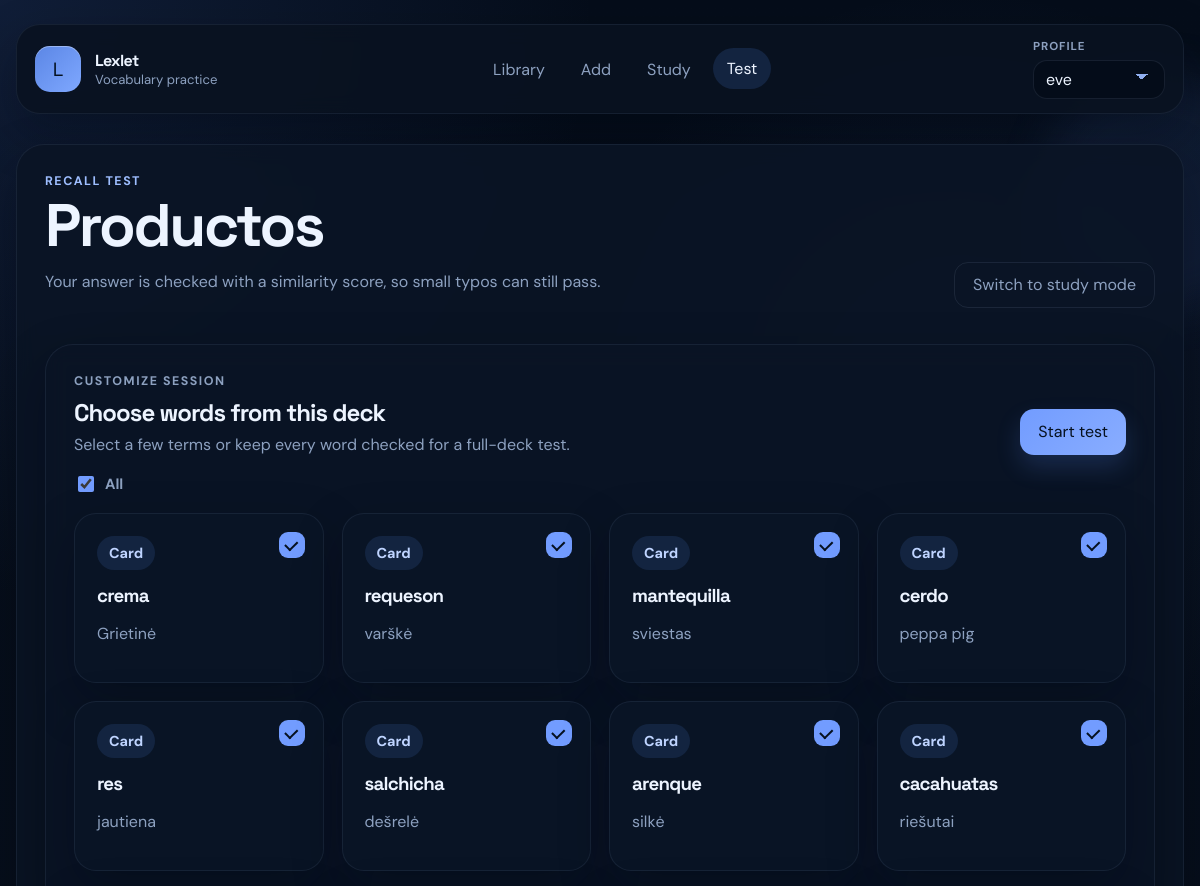
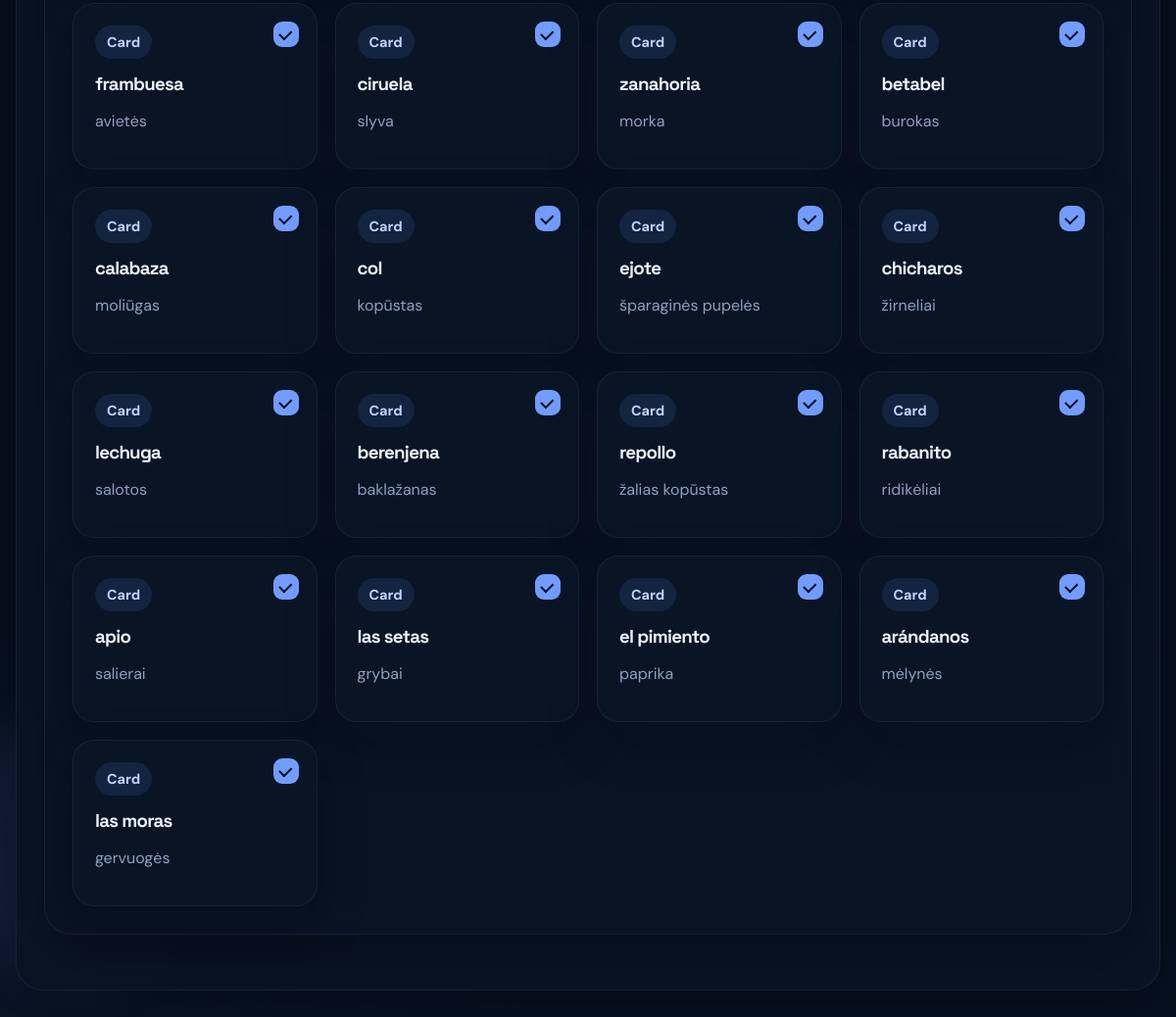
/test?deck_id=20, run on the app's committed database (2 pictures, top to bottom).
### tables this page shows
CREATE TABLE decks (
            id INTEGER PRIMARY KEY AUTOINCREMENT,
            name TEXT NOT NULL UNIQUE
        , profile_id INTEGER);

CREATE TABLE cards (
            id INTEGER PRIMARY KEY AUTOINCREMENT,
            term TEXT NOT NULL,
            definition TEXT NOT NULL
        , deck_id INTEGER);

### app.py (the view, shortened to what this page needs)
@app.route("/test", methods=["GET", "POST"])
def test():
    conn = get_db()
    active_profile_id = get_active_profile_id(conn)
    decks = get_all_decks(conn, active_profile_id)
    selected_deck_id = request.values.get("deck_id", type=int)
    selected_card_ids = get_requested_card_ids()
    selected_card_ids_value = ",".join(str(card_id) for card_id in selected_card_ids)
    selected_deck = get_deck(conn, selected_deck_id, active_profile_id) if selected_deck_id else None
    if not selected_deck:
        conn.close()
        return render_test_template(decks=decks, selected_deck=None, result=False)
    all_cards = list(conn.execute("SELECT * FROM cards WHERE deck_id = ?", (selected_deck_id,)).fetchall())
    if request.method == "GET" and not request.args.get("start"):
        conn.close()
        return render_test_template(
            decks=decks,
            selected_deck=selected_deck,
            cards=all_cards,
            test_selection=True,
            result=False,
            selected_card_ids=selected_card_ids_value,
        )

### app.py (called while the page is built, shortened)
def get_db():
    conn = sqlite3.connect(DB_NAME)
    conn.row_factory = sqlite3.Row
    return conn

def get_profiles(conn):
    return conn.execute("SELECT id, name FROM profiles ORDER BY name COLLATE NOCASE").fetchall()

def get_active_profile_id(conn):
    stored_profile_id = session.get("active_profile_id")
    if stored_profile_id:
        existing = conn.execute("SELECT id FROM profiles WHERE id = ?", (stored_profile_id,)).fetchone()
        if existing:
            return stored_profile_id
    eve = conn.execute("SELECT id FROM profiles WHERE lower(name) = 'eve'").fetchone()
    if eve:
        session["active_profile_id"] = eve["id"]
        return eve["id"]
    first_profile = conn.execute("SELECT id FROM profiles ORDER BY id LIMIT 1").fetchone()
    if first_profile:
        session["active_profile_id"] = first_profile["id"]
        return first_profile["id"]
    return None

def get_all_decks(conn, profile_id):
    return conn.execute("""
        SELECT d.id, d.name, COUNT(c.id) AS card_count
        FROM decks d
        LEFT JOIN cards c ON c.deck_id = d.id
        WHERE d.profile_id = ?
        GROUP BY d.id, d.name
        ORDER BY d.name COLLATE NOCASE
    """, (profile_id,)).fetchall()

def get_deck(conn, deck_id, profile_id):
    return conn.execute("""
        SELECT d.id, d.name, COUNT(c.id) AS card_count
        FROM decks d
        LEFT JOIN cards c ON c.deck_id = d.id
        WHERE d.id = ? AND d.profile_id = ?
        GROUP BY d.id, d.name
    """, (deck_id, profile_id)).fetchone()

def get_requested_card_ids():
    raw_ids = request.values.getlist("card_ids")
    raw_selected_ids = request.values.get("selected_card_ids", "")
    if raw_selected_ids:
        raw_ids.extend(raw_selected_ids.split(","))
    card_ids = []
    seen_ids = set()
    return card_ids

def render_test_template(**context):
    template = "_test_shell.html" if request.headers.get("X-Requested-With") == "XMLHttpRequest" else "test.html"
    return render_template(template, **context)

@app.context_processor
def inject_profile_state():
    conn = get_db()
    profiles = get_profiles(conn)
    active_profile_id = get_active_profile_id(conn)
    active_profile = conn.execute(
        "SELECT id, name FROM profiles WHERE id = ?",
        (active_profile_id,),
    ).fetchone()
    conn.close()
    return {"profiles": profiles, "active_profile": active_profile}

### templates/test.html (shortened to what this page needs)
{% extends "base.html" %}
{% block content %}
{% include "_test_shell.html" %}
{% endblock %}

### templates/_test_shell.html (shortened to what this page needs)
<section class="test-shell">
    <div class="section-header test-header">
        <div>
            <p class="eyebrow">Recall test</p>
            <h1>{% if selected_deck %}{{ selected_deck.name }}{% else %}Choose a deck before you test{% endif %}</h1>
            <p class="section-copy">{% if selected_deck %}Your answer is checked with a similarity score, so small typos can still pass.{% else %}Pick one deck so your test session stays on a single vocabulary set.{% endif %}</p>
        </div>
        <a class="button button-ghost" href="{% if selected_deck %}{{ url_for('study', deck_id=selected_deck.id) }}{% else %}{{ url_for('study') }}{% endif %}">Switch to study mode</a>
    </div>
    {% if not selected_deck %}
    {% if decks %}
    <section class="deck-grid">
        {% for deck in decks %}
        <article class="deck-card">
            <div class="card-meta">
                <span class="chip">Deck</span>
                <span class="deck-count">{{ deck.card_count }} {{ "card" if deck.card_count == 1 else "cards" }}</span>
            </div>
            <h3>{{ deck.name }}</h3>
            <p>Run recall checks only against this vocabulary set.</p>
            <div class="deck-actions">
                <a class="button button-primary" href="{{ url_for('test', deck_id=deck.id) }}">Test deck</a>
                <a class="button button-secondary" href="{{ url_for('deck_detail', deck_id=deck.id) }}">View deck</a>
            </div>
        </article>
        {% endfor %}
    </section>
    {% else %}
    <section class="empty-state">
        <p class="eyebrow">Nothing to test</p>
        <h2>No decks yet.</h2>
        <p>Create a deck and add some cards before you start testing recall.</p>
        <a class="button button-primary" href="{{ url_for('add_card') }}">Add cards</a>
    </section>
    {% endif %}
    {% elif test_selection %}
    {% if cards %}
    <form class="selection-panel" method="GET" action="{{ url_for('test') }}" data-normal-submit>
        <div class="selection-header">
            <div>
                <p class="eyebrow">Customize session</p>
                <h2>Choose words from this deck</h2>
                <p>Select a few terms or keep every word checked for a full-deck test.</p>
            </div>
            <div class="selection-actions">
                <button class="button button-primary" type="submit" data-test-action>Start test</button>
            </div>
        </div>
        <label class="selection-summary">
            <input class="all-selection-checkbox" type="checkbox" data-select-all checked>
            <span data-selection-count>All</span>
        </label>
        <section class="card-grid selectable-card-grid">
        {% for card in cards %}
        <label class="card-item selectable-card">
            <span class="selection-check" aria-hidden="true"></span>
            <div class="card-meta">
                <span class="chip">Card</span>
            </div>
            <h3>{{ card.term }}</h3>
            <p>{{ card.definition }}</p>
        </label>
        {% endfor %}
        </section>
    </form>
    {% endif %}
    {% endif %}
</section>

### data on the page
decks: name "Productos"
cards: term "crema", definition "Grietinė"
cards: term "requeson", definition "varškė"
cards: term "mantequilla", definition "sviestas"
cards: term "cerdo", definition "peppa pig"
cards: term "res", definition "jautiena"
cards: term "salchicha", definition "dešrelė"
cards: term "arenque", definition "silkė"
cards: term "cacahuatas", definition "riešutai"
cards: term "frambuesa", definition "avietės"
cards: term "ciruela", definition "slyva"
cards: term "zanahoria", definition "morka"
cards: term "betabel", definition "burokas"
cards: term "calabaza", definition "moliūgas"
cards: term "col", definition "kopūstas"
cards: term "ejote", definition "šparaginės pupelės"
cards: term "chicharos", definition "žirneliai"
cards: term "lechuga", definition "salotos"
cards: term "berenjena", definition "baklažanas"
cards: term "repollo", definition "žalias kopūstas"
cards: term "rabanito", definition "ridikėliai"
cards: term "apio", definition "salierai"
cards: term "las setas", definition "grybai"
cards: term "el pimiento", definition "paprika"
cards: term "arándanos", definition "mėlynės"
cards: term "las moras", definition "gervuogės"

### other printed values
form field profile_id "eve"
